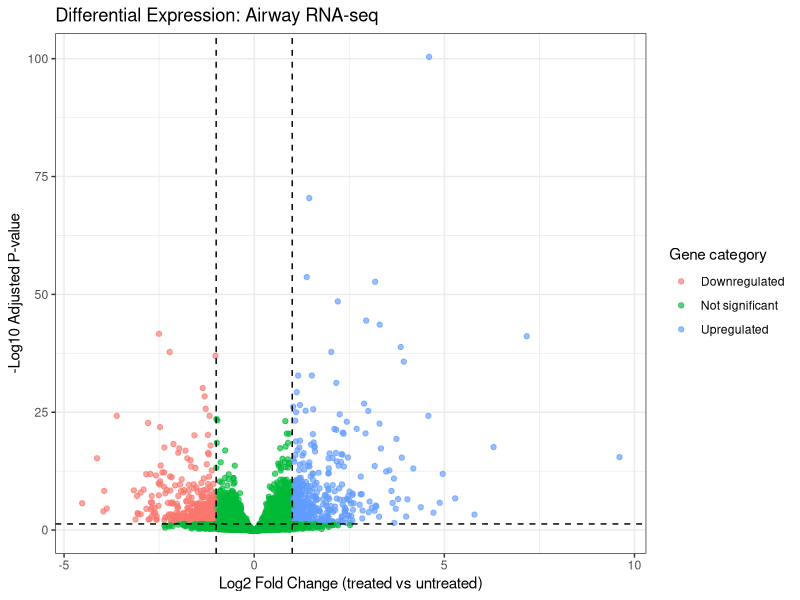
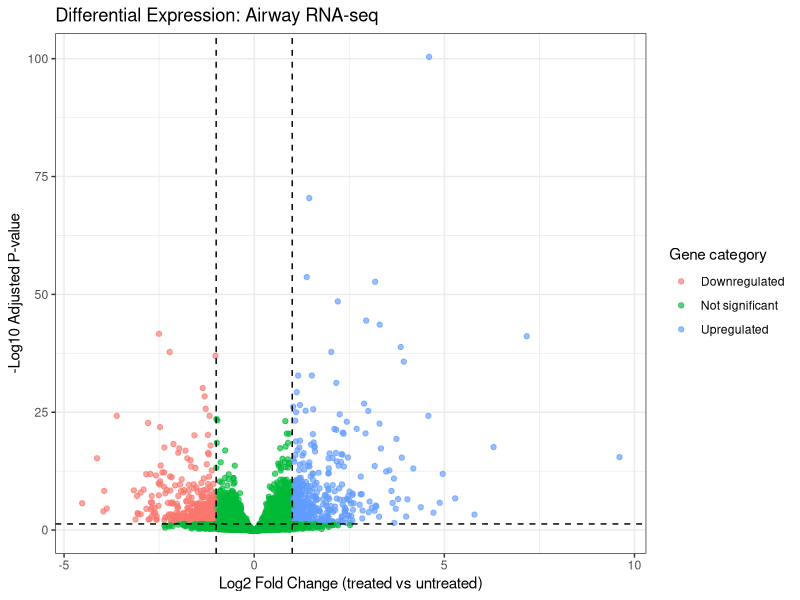

R code for these plots, in order:

# Lesson 6: Volcano Plot

library(ggplot2)

# Load differential expression results
results_df <- read.csv("03_differential_expression_results.csv")

# Remove genes without adjusted p-values
results_df <- results_df[!is.na(results_df$padj), ]

# Create categories for plotting
results_df$category <- "Not significant"

results_df$category[
  results_df$padj < 0.05 &
  results_df$log2FoldChange >= 1
] <- "Upregulated"

results_df$category[
  results_df$padj < 0.05 &
  results_df$log2FoldChange <= -1
] <- "Downregulated"

# Avoid infinite values when calculating -log10(padj)
results_df$padj_for_plot <- pmax(
  results_df$padj,
  .Machine$double.xmin
)

results_df$minus_log10_padj <- -log10(
  results_df$padj_for_plot
)

# Draw the volcano plot
volcano_plot <- ggplot(
  results_df,
  aes(
    x = log2FoldChange,
    y = minus_log10_padj,
    color = category
  )
) +
  geom_point(alpha = 0.65, size = 1.5) +
  geom_vline(
    xintercept = c(-1, 1),
    linetype = "dashed"
  ) +
  geom_hline(
    yintercept = -log10(0.05),
    linetype = "dashed"
  ) +
  labs(
    title = "Differential Expression: Airway RNA-seq",
    x = "Log2 Fold Change (treated vs untreated)",
    y = "-Log10 Adjusted P-value",
    color = "Gene category"
  ) +
  theme_bw()

print(volcano_plot)

ggsave(
  "04_volcano_plot.pdf",
  plot = volcano_plot,
  width = 8,
  height = 6
)

cat("Volcano plot saved successfully.\n")
